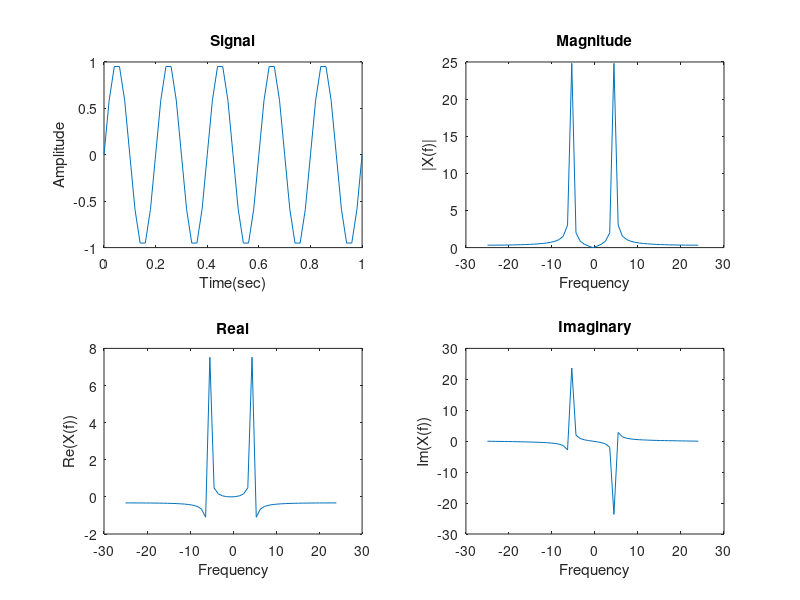
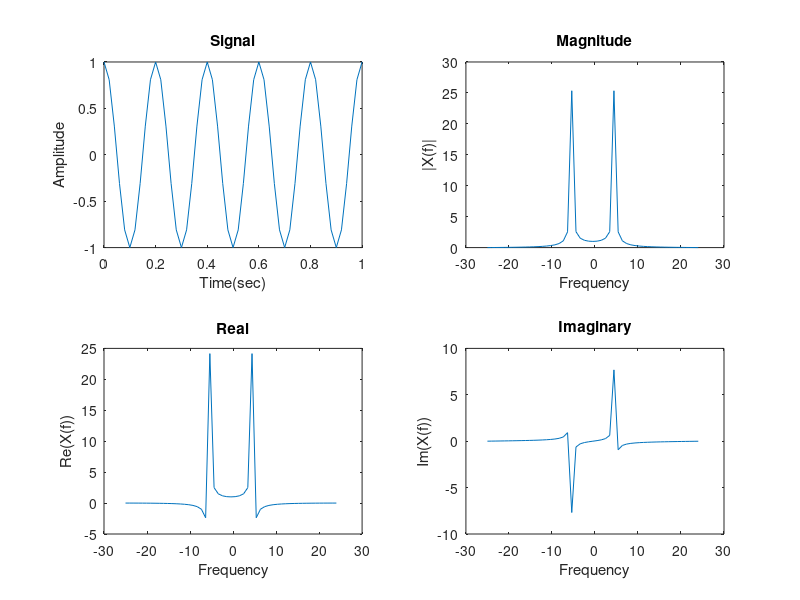
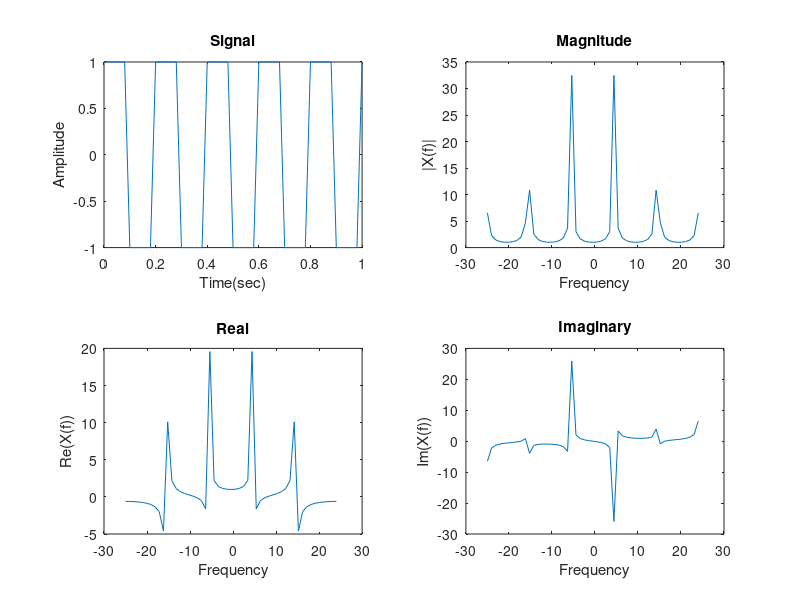
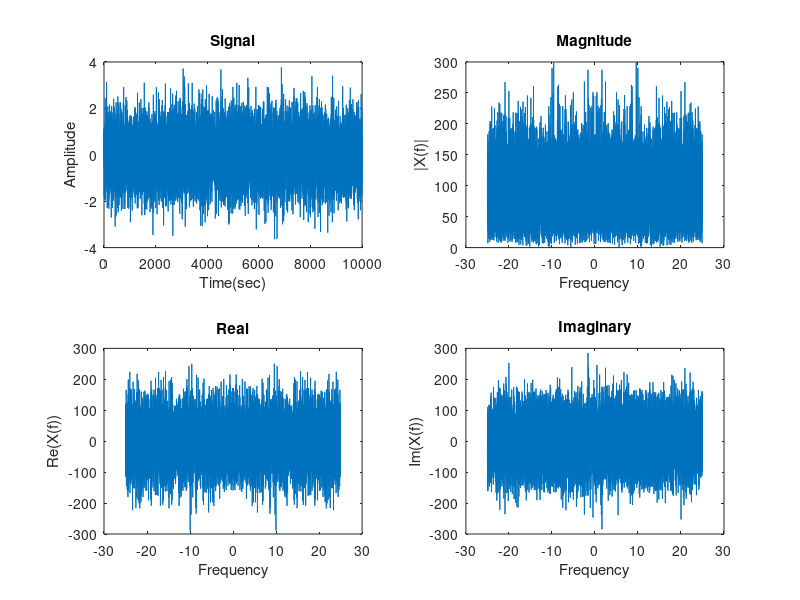

Write MATLAB code to recreate these figures, in order. (Note: this script raises an error after producing the figures.)
f = 5; fs = 50;
t = 0: 1/fs : 1;
xn = sin(2*pi*f*t);
xc = cos(2*pi*f*t);

N = length(xn);
fr = (-N/2 : N/2-1)*fs/N;

Nc = length(xc);
frc = (-Nc/2 : Nc/2-1)*fs/Nc;

xfn = fftshift(fft(xn));
xfc = fftshift(fft(xc));

figure;
subplot(221); plot(t, xn); title('Signal'); xlabel('Time(sec)'); ylabel('Amplitude');
subplot(222); plot(fr, abs(xfn)); title('Magnitude'); xlabel('Frequency'); ylabel('|X(f)|');
subplot(223); plot(fr, real(xfn)); title('Real'); xlabel('Frequency'); ylabel('Re(X(f))');
subplot(224); plot(fr, imag(xfn)); title('Imaginary'); xlabel('Frequency'); ylabel('Im(X(f))');

figure;
subplot(221); plot(t, xc); title('Signal'); xlabel('Time(sec)'); ylabel('Amplitude');
subplot(222); plot(frc, abs(xfc)); title('Magnitude'); xlabel('Frequency'); ylabel('|X(f)|');
subplot(223); plot(frc, real(xfc)); title('Real'); xlabel('Frequency'); ylabel('Re(X(f))');
subplot(224); plot(frc, imag(xfc)); title('Imaginary'); xlabel('Frequency'); ylabel('Im(X(f))');


sq = square(2*pi*f*t);
Nsq = length(sq);
fsq = (-Nsq/2 : Nsq/2-1)*fs/Nsq;
xfsq = fftshift(fft(sq));

figure;
subplot(221); plot(t, sq); title('Signal'); xlabel('Time(sec)'); ylabel('Amplitude');
subplot(222); plot(fsq, abs(xfsq)); title('Magnitude'); xlabel('Frequency'); ylabel('|X(f)|');
subplot(223); plot(fsq, real(xfsq)); title('Real'); xlabel('Frequency'); ylabel('Re(X(f))');
subplot(224); plot(fsq, imag(xfsq)); title('Imaginary'); xlabel('Frequency'); ylabel('Im(X(f))');

xr = randn(10000,1);
Nr = length(xr);
f_r = (-Nr/2 : Nr/2-1)*fs/Nr;
xfr = fftshift(fft(xr));

figure;
subplot(221); plot( xr); title('Signal'); xlabel('Time(sec)'); ylabel('Amplitude');
subplot(222); plot(f_r, abs(xfr)); title('Magnitude'); xlabel('Frequency'); ylabel('|X(f)|');
subplot(223); plot(f_r, real(xfr)); title('Real'); xlabel('Frequency'); ylabel('Re(X(f))');
subplot(224); plot(f_r, imag(xfr)); title('Imaginary'); xlabel('Frequency'); ylabel('Im(X(f))');


%% Ex. 2

f1 = 5;
f2 = 20;
fs = [10 20 25 40 50 100 150];


for i = 1:length(fs)
    n = 0: (1/fs(i)): 1 ;
    xn = 3*cos(2*pi*f1*n) + 3*cos(2*pi*f2*n);
    %figure;
    %plot(n, xn);
    
    N =1000;
    f = (-N/2 : N/2-1)*fs(i)/N;
    xf = fftshift(fft(xn, 1000));
    
    figure;
    subplot(221); plot(n, xn); title('Signal'); xlabel('Time(sec)'); ylabel('Amplitude');
    subplot(222); plot(f, abs(xf)); title('Magnitude'); xlabel('Frequency'); ylabel('|X(f)|');
    subplot(223); plot(f, real(xf)); title('Real'); xlabel('Frequency'); ylabel('Re(X(f))');
    subplot(224); plot(f, imag(xf)); title('Imaginary'); xlabel('Frequency'); ylabel('Im(X(f))');    
end
% Aliasing effect:
% if the fs is lower than nyquest frequency, the aliasing effect is obvious,
% i.e the 2 signals are shown as almost one sinusoidal signal
% When fs is bigger than Nyquest frequency, there is no aliasing, and the
% addition of 2 sinusoids with different frequencies is obvious. 

%% Ex. 3

originalfolder = pwd;
cd('images/1D-DFT');

im = imread('tifImage_001.tif');
%normImage = mat2gray(im);
im = im(:,:,1);
normImage = im2double(im);
im2 = imresize(normImage, [66 131]);
[x,y,z] = size(im2);

prof = im2(33,:);

range = 1:1:y;
imref = fftshift(fft(prof, 1000));
%figure; plot(abs(imref));

imagefiles = dir('*.tif');      
nfiles = length(imagefiles);    % Number of files found

for i=1:nfiles
   currentfilename = imagefiles(i).name;
   currentimage = imread(currentfilename);
   currentimage = currentimage(:,:,1);
   normImage = im2double(currentimage);
   currentimage = imresize(currentimage, [66 131]);
   images{i} = currentimage;
   prof2 = currentimage(33,:);
   imref2 = fftshift(fft(prof2, 1000));
   
   err = immse(imref,imref2);
   meansquareerror(i) = err;
end

%size(images)
cd(originalfolder);


i=1:nfiles;
figure; plot(i, meansquareerror); title('plotting mean square errors between ffts');

% We can choose a threshold for the mean-square errors, for example I will
% choose 3 to be the threshold, so that any value < this will be treated as
% barcode, otherwise it is non-barcode 
barcode = [];
non_barcode = [];
nn = 1;
mm = 1;
thresh = 3.0*10^6;

for j = 1:nfiles
    
    if meansquareerror(j) < thresh
        barcode(nn) = j;
        nn = nn + 1;
    else
        non_barcode(mm) = j;
        mm = mm + 1;  
    end
end

for i = 1: length(barcode)
fprintf('barcode elements are numbers: %d \n ', barcode(i));
end

for i = 1: length(non_barcode)
fprintf('non_barcode elements are numbers: %d \n', non_barcode(i));
end

% From our plot and the results, we see that this system is easily fooled
% by images has vertical lines similar to barcodes. 



